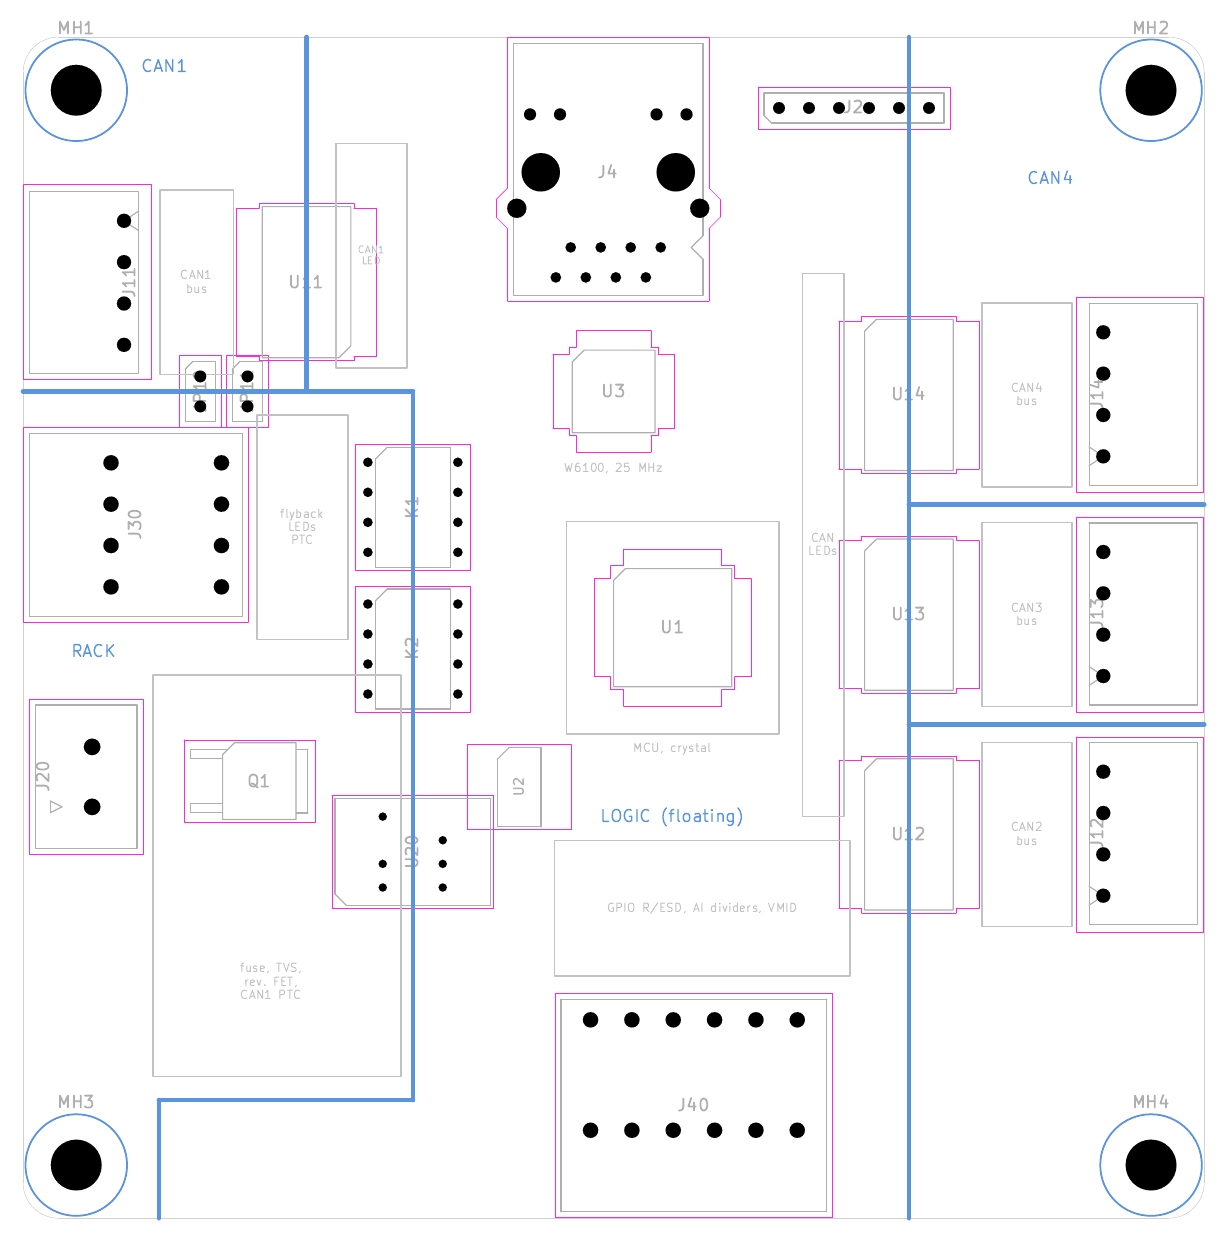

Python code for this plot:
#!/usr/bin/python3
"""can-controller floorplan rev 6 (2026-10-06): 100 x 100 mm stack interface with can-ssr.

Domains: RACK (12 V DIN supply 0 V: 12 V input, relay outputs, CAN1 bus power),
LOGIC (floating: MCU, W6100, GPIO, AI; fed by an isolated DC-DC from 12 V) and
CAN1-CAN4 (each floating, ISOW1044 with its own isolated supply). Ethernet is
isolated by the jack's magnetics. Stack interface (docs/requirements.md 4.4):
4 x M4 holes on a 91 x 91 mm square, CAN1 at the stack CAN position on the
left edge (pin 1 at y 15.5, 3.5 mm pitch) under each can-ssr's CAN IN/OUT header.

Draws the outline, mounting holes, the edge connectors and the large parts at
their planned positions, plus the domain boundaries and block areas, into a
scratch board, and renders it to PNG:

    floorplan_rev6.py OUT_DIR        -> OUT_DIR/floorplan_rev6.{kicad_pcb,pdf,png}

The real can-controller.kicad_pcb is not touched; placement reuses the
coordinates below. Board corner at (100, 100) mm like the other boards.
"""
import subprocess
import sys
from pathlib import Path

import pcbnew

REPO = Path(__file__).resolve().parents[3]
FP = REPO / "lib" / "footprints"
STOCK = Path("/usr/share/kicad/footprints")   # only for parts not imported yet (PhotoMOS DIP-6)

W, H, R = 100.0, 100.0, 3.0        # stack interface outline, corner radius
OX, OY = 100.0, 100.0
CAN_POS = 12.45                    # stack CAN position: pin 1 at y 15.5 -> MC 4-pole courtyard top
CAN_LEN = 16.6                     # MC 1,5/4-G-3,5 courtyard along the edge
B_C1 = 24.0                        # CAN1 island | LOGIC (CAN1's ISOW1044 straddles it)
B_C1Y = 30.0                       # CAN1 island | RACK (POWERED jumper straddles it)
B_R = 33.0                         # RACK | LOGIC (PhotoMOS and DC-DC straddle it)
B_RY = 90.0                        # RACK bottom (LOGIC below, to the J40 corner)
B_X = 75.0                         # LOGIC | CAN2-CAN4 islands (ISOW1044s straddle it)
CAN_R_TOP = [22.0, 40.6, 59.2]     # CAN4, CAN3, CAN2 on the right edge, 2 mm island gaps

HOLES = {"MH1": (4.5, 4.5), "MH2": (95.5, 4.5), "MH3": (4.5, 95.5), "MH4": (95.5, 95.5)}  # 91 x 91

mm = pcbnew.FromMM


def P(x, y):
    return pcbnew.VECTOR2I(mm(OX + x), mm(OY + y))


def seg(board, layer, a, b, w=0.15):
    s = pcbnew.PCB_SHAPE(board)
    s.SetShape(pcbnew.SHAPE_T_SEGMENT)
    s.SetStart(P(*a))
    s.SetEnd(P(*b))
    s.SetLayer(layer)
    s.SetWidth(mm(w))
    board.Add(s)


def rect(board, layer, x0, y0, x1, y1, label=None, w=0.12, size=1.2):
    s = pcbnew.PCB_SHAPE(board)
    s.SetShape(pcbnew.SHAPE_T_RECT)
    s.SetStart(P(x0, y0))
    s.SetEnd(P(x1, y1))
    s.SetLayer(layer)
    s.SetWidth(mm(w))
    board.Add(s)
    if label:
        text(board, layer, (x0 + x1) / 2, (y0 + y1) / 2, label, size)


def text(board, layer, x, y, t, size=1.2):
    tx = pcbnew.PCB_TEXT(board)
    tx.SetText(t)
    tx.SetPosition(P(x, y))
    tx.SetLayer(layer)
    tx.SetTextSize(pcbnew.VECTOR2I(mm(size), mm(size)))
    tx.SetTextThickness(mm(size * 0.12))
    board.Add(tx)


def outline(board):
    L = pcbnew.Edge_Cuts
    for a, b in [((R, 0), (W - R, 0)), ((W, R), (W, H - R)), ((W - R, H), (R, H)), ((0, H - R), (0, R))]:
        seg(board, L, a, b, 0.05)
    for cx, cy, sa in [(R, R, 180), (W - R, R, 270), (W - R, H - R, 0), (R, H - R, 90)]:
        s = pcbnew.PCB_SHAPE(board)
        s.SetShape(pcbnew.SHAPE_T_ARC)
        s.SetCenter(P(cx, cy))
        s.SetStart(P(cx + R * [1, 0, -1, 0][sa // 90], cy + R * [0, 1, 0, -1][sa // 90]))
        s.SetArcAngleAndEnd(pcbnew.EDA_ANGLE(90, pcbnew.DEGREES_T), True)
        s.SetLayer(L)
        s.SetWidth(mm(0.05))
        board.Add(s)


def put(board, lib, name, ref, rot=0, x=None, y=None, left=None, right=None, top=None, bottom=None,
        stock=False):
    """Place a footprint; position by its origin (x, y) or by its courtyard edges."""
    path = (STOCK if stock else FP) / f"{lib}.pretty"
    f = pcbnew.FootprintLoad(str(path), name)
    f.SetReference(ref)
    f.Value().SetVisible(False)
    f.SetOrientationDegrees(rot)
    f.SetPosition(P(x or 0, y or 0))
    board.Add(f)
    cy = f.GetCourtyard(pcbnew.F_CrtYd)
    bb = cy.BBox() if cy.OutlineCount() else f.GetBoundingBox(False)
    dx = dy = 0
    if left is not None:
        dx = mm(OX + left) - bb.GetLeft()
    if right is not None:
        dx = mm(OX + right) - bb.GetRight()
    if top is not None:
        dy = mm(OY + top) - bb.GetTop()
    if bottom is not None:
        dy = mm(OY + bottom) - bb.GetBottom()
    f.Move(pcbnew.VECTOR2I(dx, dy))
    return f


def build(board):
    D, C = pcbnew.Dwgs_User, pcbnew.Cmts_User
    outline(board)
    for ref, (x, y) in HOLES.items():
        put(board, "Thl_Mechanical", "MountingHole_4.3mm_M4_Standoff7mm", ref, x=x, y=y)
        

    can = "PhoenixContact_MC_1,5_4-G-3.5_1x04_P3.50mm_Horizontal"
    soic20 = "SOIC-20W_7.5x12.8mm_P1.27mm"

    # --- CAN1 at the stack CAN position (left edge), its own island ----------------
    put(board, "Connector_Phoenix_MC", can, "J11", -90, left=0, top=CAN_POS)
    put(board, "Package_SO", soic20, "U11", 180, x=B_C1, y=CAN_POS + CAN_LEN / 2)
    rect(board, D, 11.6, CAN_POS + 0.5, B_C1 - 6.2, CAN_POS + CAN_LEN - 0.5, "CAN1\nbus", size=0.7)
    put(board, "Connector_PinHeader_2.54mm", "PinHeader_1x02_P2.54mm_Vertical", "JP10", 0,
        x=15.0, y=B_C1Y - 1.27)                 # POWERED: CAN1 ground to RACK 0 V
    put(board, "Connector_PinHeader_2.54mm", "PinHeader_1x02_P2.54mm_Vertical", "JP11", 0,
        x=19.0, y=B_C1Y - 1.27)                 # POWERED: +12 V through the PTC to pin 4

    # --- RACK (left side): relays, 12 V input, DC-DC to LOGIC -----------------------
    relay = "PhoenixContact_SPTD_1,5_4-H-3,5_2x04_P3.5mm_Horizontal"
    put(board, "Thl_Connector", relay, "J30", -90, left=0, top=33.0)
    for i in range(2):   # dual PhotoMOS: contacts in RACK, LED pins in LOGIC
        put(board, "Package_DIP", "DIP-8_W7.62mm", f"K{i + 1}", 0, x=B_R - 3.81, y=36.0 + 12.0 * i,
            stock=True)
    rect(board, D, 19.8, 32.0, B_R - 5.5, 51.0, "flyback\nLEDs\nPTC", size=0.7)
    put(board, "Connector_Phoenix_MSTB", "PhoenixContact_MSTBVA_2,5_2-G-5,08_1x02_P5.08mm_Vertical",
        "J20", 90, left=0.5, top=56.0)
    put(board, "Package_TO_SOT_SMD", "TO-252-2", "Q1", 0, x=20.0, y=63.0)
    rect(board, D, 11.0, 54.0, B_R - 1.0, B_RY - 2.0, None)
    text(board, D, 21.0, 80.0, "fuse, TVS,\nrev. FET,\nCAN1 PTC", 0.7)
    put(board, "Converter_DCDC", "Converter_DCDC_TRACO_TDN_5-xxxxWI_THT", "U20", 90, x=B_R - 2.55,
        y=72.0, stock=True)                     # in pins in RACK, out pins in LOGIC

    # --- CAN2-CAN4 (right edge), each its own island --------------------------------
    for i, top in enumerate(CAN_R_TOP):
        n = 4 - i
        put(board, "Connector_Phoenix_MC", can, f"J1{n}", 90, right=W, top=top)
        put(board, "Package_SO", soic20, f"U1{n}", 0, x=B_X, y=top + CAN_LEN / 2)
        rect(board, D, B_X + 6.2, top + 0.5, W - 11.2, top + CAN_LEN - 0.5, f"CAN{n}\nbus", size=0.7)
        if i:
            seg(board, C, (B_X, top - 1.0), (W, top - 1.0), 0.4)

    # --- LOGIC ------------------------------------------------------------------------
    put(board, "Connector_RJ", "RJ45_Hanrun_HR911105A_Horizontal", "J4", 180, left=40.0, top=0,
        stock=True)
    put(board, "Package_QFP", "LQFP-48_7x7mm_P0.5mm", "U3", 0, x=50.0, y=30.0, stock=True)
    text(board, D, 50.0, 36.5, "W6100, 25 MHz", 0.7)
    put(board, "Package_QFP", "TQFP-64_10x10mm_P0.5mm", "U1", 0, x=55.0, y=50.0)
    rect(board, D, 46.0, 41.0, 64.0, 59.0, None)
    text(board, D, 55.0, 60.2, "MCU, crystal", 0.7)
    put(board, "Package_TO_SOT_SMD", "SOT-223-3_TabPin2", "U2", 0, x=42.0, y=63.5)
    put(board, "Connector_PinHeader_2.54mm", "PinHeader_1x06_P2.54mm_Vertical", "J2", 90, x=64.0,
        y=6.0)
    io = "PhoenixContact_SPTD_1,5_6-H-3,5_2x06_P3.5mm_Horizontal"
    put(board, "Thl_Connector", io, "J40", 0, left=45.0, bottom=H)
    rect(board, D, 45.0, 68.0, 70.0, H - 20.5, "GPIO R/ESD, AI dividers, VMID", size=0.7)
    rect(board, D, 66.0, 20.0, 69.5, 66.0, "CAN\nLEDs", size=0.7)
    rect(board, D, 26.5, 9.0, 32.5, 28.0, "CAN1\nLED", size=0.6)

    # --- domain boundaries (Cmts.User) ----------------------------------------------
    for a, c in [((B_C1, 0), (B_C1, B_C1Y)), ((0, B_C1Y), (B_R, B_C1Y)), ((B_R, B_C1Y), (B_R, B_RY)),
                 ((B_R, B_RY), (11.5, B_RY)), ((11.5, B_RY), (11.5, H)),
                 ((B_X, 0), (B_X, H))]:
        seg(board, C, a, c, 0.4)
    text(board, C, 12.0, 2.5, "CAN1", 1.0)
    text(board, C, 6.0, 52.0, "RACK", 1.0)
    text(board, C, 55.0, 66.0, "LOGIC (floating)", 1.0)
    text(board, C, 87.0, 12.0, "CAN4", 1.0)


def main():
    out = Path(sys.argv[1] if len(sys.argv) > 1 else ".").resolve()
    out.mkdir(parents=True, exist_ok=True)
    board = pcbnew.BOARD()
    build(board)
    pcb = out / "floorplan_rev6.kicad_pcb"
    board.Save(str(pcb))
    pdf = out / "floorplan_rev6.pdf"
    subprocess.run(["kicad-cli", "pcb", "export", "pdf", "-o", str(pdf), "--layers",
                    "Edge.Cuts,F.Courtyard,F.Fab,Dwgs.User,Cmts.User", str(pcb)], check=True,
                   stdout=subprocess.DEVNULL)
    subprocess.run(["pdftoppm", "-png", "-r", "300", "-singlefile", "-cropbox", str(pdf),
                    str(out / "floorplan_rev6")], check=True)
    png = out / "floorplan_rev6.png"
    from PIL import Image, ImageOps            # crop the A4 page to the drawing
    im = Image.open(png).convert("RGB")
    x0, y0, x1, y1 = ImageOps.invert(im).getbbox()
    im.crop((x0 - 20, y0 - 20, x1 + 20, y1 + 20)).save(png)
    print(png)


if __name__ == "__main__":
    main()
